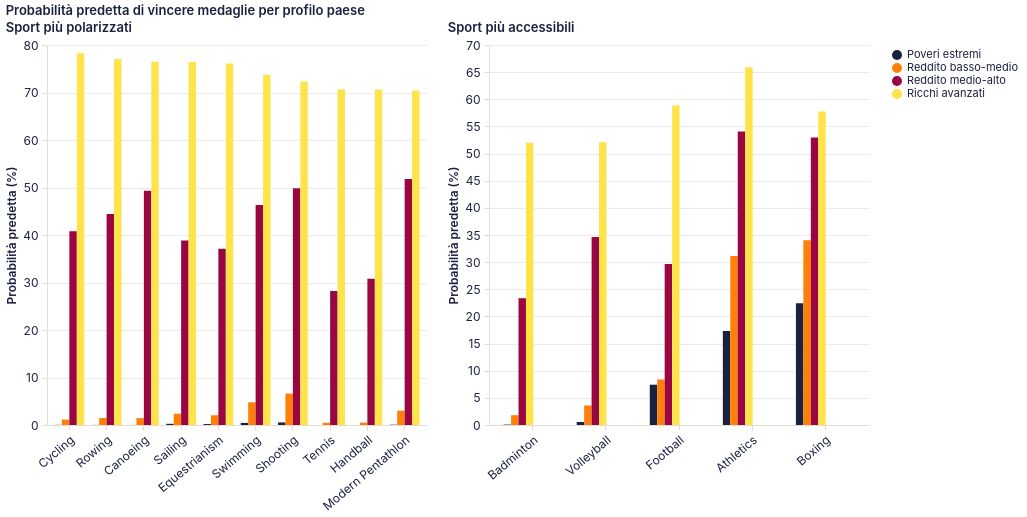

Vega-Lite specification for this chart:
### Vega-Lite specification from a JSON file in a GitHub repository (floating-point values rounded to 4 significant figures)
{"$schema": "https://vega.github.io/schema/vega-lite/v5.20.1.json", "config": {"arc": {"fill": "#1b2140"}, "area": {"fill": "#1b2140", "fillOpacity": 0.15, "line": true}, "axis": {"domainColor": "#e2ddd4", "grid": true, "gridColor": "#e2ddd4", "gridWidth": 0.6, "labelAngle": 0, "labelColor": "#1b2140", "labelFont": "Inter, system-ui, -apple-system, BlinkMacSystemFont, 'Segoe UI', Roboto, sans-serif", "labelFontSize": 12, "labelFontWeight": 400, "labelPadding": 4, "tickColor": "#e2ddd4", "tickSize": 5, "titleColor": "#1b2140", "titleFont": "Inter, system-ui, -apple-system, BlinkMacSystemFont, 'Segoe UI', Roboto, sans-serif", "titleFontSize": 12, "titleFontWeight": 600}, "axisBand": {"grid": false}, "background": "transparent", "bar": {"fill": "#1b2140"}, "legend": {"labelColor": "#1b2140", "labelFont": "Inter, system-ui, -apple-system, BlinkMacSystemFont, 'Segoe UI', Roboto, sans-serif", "labelFontSize": 11, "padding": 4, "symbolType": "circle", "titleColor": "#1b2140", "titleFont": "Inter, system-ui, -apple-system, BlinkMacSystemFont, 'Segoe UI', Roboto, sans-serif", "titleFontSize": 12}, "line": {"stroke": "#1b2140", "strokeWidth": 2}, "mark": {"color": "#1b2140"}, "path": {"stroke": "#1b2140"}, "point": {"fill": "#1b2140", "filled": true}, "range": {"category": ["#1b2140", "#ff8009", "#9a0641", "#ffe34a", "#e7b6af", "#0088b0", "#e03830"]}, "rect": {"fill": "#1b2140"}, "shape": {"stroke": "#1b2140"}, "symbol": {"fill": "#1b2140"}, "title": {"anchor": "start", "color": "#1b2140", "font": "Inter, system-ui, -apple-system, BlinkMacSystemFont, 'Segoe UI', Roboto, sans-serif", "fontSize": 13, "fontWeight": 600, "subtitleColor": "#1b2140", "subtitleFont": "Inter, system-ui, -apple-system, BlinkMacSystemFont, 'Segoe UI', Roboto, sans-serif"}, "view": {"continuousHeight": 300, "continuousWidth": 400, "fill": null, "stroke": null}}, "datasets": {"data-5dcee3cd798e989ab6a5e0c63340b4cf": [{"probabilita": 0.02614, "profilo": "Poveri estremi", "sport": "Cycling"}, {"probabilita": 0.01834, "profilo": "Poveri estremi", "sport": "Rowing"}, {"probabilita": 0.01151, "profilo": "Poveri estremi", "sport": "Canoeing"}, {"probabilita": 0.2514, "profilo": "Poveri estremi", "sport": "Sailing"}, {"probabilita": 0.2019, "profilo": "Poveri estremi", "sport": "Equestrianism"}, {"probabilita": 0.4352, "profilo": "Poveri estremi", "sport": "Swimming"}, {"probabilita": 0.5436, "profilo": "Poveri estremi", "sport": "Shooting"}, {"probabilita": 0.006092, "profilo": "Poveri estremi", "sport": "Tennis"}, {"probabilita": 0.002513, "profilo": "Poveri estremi", "sport": "Handball"}, {"probabilita": 0.06474, "profilo": "Poveri estremi", "sport": "Modern Pentathlon"}, {"probabilita": 1.143, "profilo": "Reddito basso-medio", "sport": "Cycling"}, {"probabilita": 1.482, "profilo": "Reddito basso-medio", "sport": "Rowing"}, {"probabilita": 1.45, "profilo": "Reddito basso-medio", "sport": "Canoeing"}, {"probabilita": 2.382, "profilo": "Reddito basso-medio", "sport": "Sailing"}, {"probabilita": 2.061, "profilo": "Reddito basso-medio", "sport": "Equestrianism"}, {"probabilita": 4.773, "profilo": "Reddito basso-medio", "sport": "Swimming"}, {"probabilita": 6.615, "profilo": "Reddito basso-medio", "sport": "Shooting"}, {"probabilita": 0.471, "profilo": "Reddito basso-medio", "sport": "Tennis"}, {"probabilita": 0.5079, "profilo": "Reddito basso-medio", "sport": "Handball"}, {"probabilita": 3.027, "profilo": "Reddito basso-medio", "sport": "Modern Pentathlon"}, {"probabilita": 40.8, "profilo": "Reddito medio-alto", "sport": "Cycling"}, {"probabilita": 44.42, "profilo": "Reddito medio-alto", "sport": "Rowing"}, {"probabilita": 49.31, "profilo": "Reddito medio-alto", "sport": "Canoeing"}, {"probabilita": 38.87, "profilo": "Reddito medio-alto", "sport": "Sailing"}, {"probabilita": 37.09, "profilo": "Reddito medio-alto", "sport": "Equestrianism"}, {"probabilita": 46.33, "profilo": "Reddito medio-alto", "sport": "Swimming"}, {"probabilita": 49.87, "profilo": "Reddito medio-alto", "sport": "Shooting"}, {"probabilita": 28.19, "profilo": "Reddito medio-alto", "sport": "Tennis"}, {"probabilita": 30.81, "profilo": "Reddito medio-alto", "sport": "Handball"}, {"probabilita": 51.77, "profilo": "Reddito medio-alto", "sport": "Modern Pentathlon"}, {"probabilita": 78.24, "profilo": "Ricchi avanzati", "sport": "Cycling"}, {"probabilita": 77.05, "profilo": "Ricchi avanzati", "sport": "Rowing"}, {"probabilita": 76.47, "profilo": "Ricchi avanzati", "sport": "Canoeing"}, {"probabilita": 76.44, "profilo": "Ricchi avanzati", "sport": "Sailing"}, {"probabilita": 76.11, "profilo": "Ricchi avanzati", "sport": "Equestrianism"}, {"probabilita": 73.72, "profilo": "Ricchi avanzati", "sport": "Swimming"}, {"probabilita": 72.33, "profilo": "Ricchi avanzati", "sport": "Shooting"}, {"probabilita": 70.65, "profilo": "Ricchi avanzati", "sport": "Tennis"}, {"probabilita": 70.59, "profilo": "Ricchi avanzati", "sport": "Handball"}, {"probabilita": 70.4, "profilo": "Ricchi avanzati", "sport": "Modern Pentathlon"}], "data-db8567be01cb2d23a1c91cdb47520d12": [{"probabilita": 0.07544, "profilo": "Poveri estremi", "sport": "Badminton"}, {"probabilita": 0.5552, "profilo": "Poveri estremi", "sport": "Volleyball"}, {"probabilita": 7.424, "profilo": "Poveri estremi", "sport": "Football"}, {"probabilita": 17.33, "profilo": "Poveri estremi", "sport": "Athletics"}, {"probabilita": 22.44, "profilo": "Poveri estremi", "sport": "Boxing"}, {"probabilita": 1.803, "profilo": "Reddito basso-medio", "sport": "Badminton"}, {"probabilita": 3.605, "profilo": "Reddito basso-medio", "sport": "Volleyball"}, {"probabilita": 8.39, "profilo": "Reddito basso-medio", "sport": "Football"}, {"probabilita": 31.12, "profilo": "Reddito basso-medio", "sport": "Athletics"}, {"probabilita": 34.01, "profilo": "Reddito basso-medio", "sport": "Boxing"}, {"probabilita": 23.36, "profilo": "Reddito medio-alto", "sport": "Badminton"}, {"probabilita": 34.65, "profilo": "Reddito medio-alto", "sport": "Volleyball"}, {"probabilita": 29.66, "profilo": "Reddito medio-alto", "sport": "Football"}, {"probabilita": 54.05, "profilo": "Reddito medio-alto", "sport": "Athletics"}, {"probabilita": 52.97, "profilo": "Reddito medio-alto", "sport": "Boxing"}, {"probabilita": 51.99, "profilo": "Ricchi avanzati", "sport": "Badminton"}, {"probabilita": 52.07, "profilo": "Ricchi avanzati", "sport": "Volleyball"}, {"probabilita": 58.84, "profilo": "Ricchi avanzati", "sport": "Football"}, {"probabilita": 65.88, "profilo": "Ricchi avanzati", "sport": "Athletics"}, {"probabilita": 57.76, "profilo": "Ricchi avanzati", "sport": "Boxing"}]}, "hconcat": [{"data": {"name": "data-5dcee3cd798e989ab6a5e0c63340b4cf"}, "encoding": {"color": {"field": "profilo", "scale": {"domain": ["Poveri estremi", "Reddito basso-medio", "Reddito medio-alto", "Ricchi avanzati"], "range": ["#1b2140", "#ff8009", "#9a0641", "#ffe34a"]}, "sort": ["Poveri estremi", "Reddito basso-medio", "Reddito medio-alto", "Ricchi avanzati"], "title": null, "type": "nominal"}, "tooltip": [{"field": "sport", "title": "Sport", "type": "nominal"}, {"field": "profilo", "title": "Profilo paese", "type": "nominal"}, {"field": "probabilita", "format": ".1f", "title": "Probabilità", "type": "quantitative"}], "x": {"axis": {"labelAngle": -40}, "field": "sport", "sort": ["Cycling", "Rowing", "Canoeing", "Sailing", "Equestrianism", "Swimming", "Shooting", "Tennis", "Handball", "Modern Pentathlon"], "title": null, "type": "nominal"}, "xOffset": {"field": "profilo", "sort": ["Poveri estremi", "Reddito basso-medio", "Reddito medio-alto", "Ricchi avanzati"], "type": "nominal"}, "y": {"field": "probabilita", "title": "Probabilità predetta (%)", "type": "quantitative"}}, "height": 380, "mark": {"type": "bar"}, "name": "view_25", "title": "Sport più polarizzati", "width": 380}, {"data": {"name": "data-db8567be01cb2d23a1c91cdb47520d12"}, "encoding": {"color": {"field": "profilo", "scale": {"domain": ["Poveri estremi", "Reddito basso-medio", "Reddito medio-alto", "Ricchi avanzati"], "range": ["#1b2140", "#ff8009", "#9a0641", "#ffe34a"]}, "sort": ["Poveri estremi", "Reddito basso-medio", "Reddito medio-alto", "Ricchi avanzati"], "title": null, "type": "nominal"}, "tooltip": [{"field": "sport", "title": "Sport", "type": "nominal"}, {"field": "profilo", "title": "Profilo paese", "type": "nominal"}, {"field": "probabilita", "format": ".1f", "title": "Probabilità", "type": "quantitative"}], "x": {"axis": {"labelAngle": -40}, "field": "sport", "sort": ["Badminton", "Volleyball", "Football", "Athletics", "Boxing"], "title": null, "type": "nominal"}, "xOffset": {"field": "profilo", "sort": ["Poveri estremi", "Reddito basso-medio", "Reddito medio-alto", "Ricchi avanzati"], "type": "nominal"}, "y": {"field": "probabilita", "title": "Probabilità predetta (%)", "type": "quantitative"}}, "height": 380, "mark": {"type": "bar"}, "name": "view_26", "title": "Sport più accessibili", "width": 380}], "params": [{"bind": "scales", "name": "param_11", "select": {"encodings": ["x", "y"], "type": "interval"}, "views": ["view_25", "view_26"]}], "title": "Probabilità predetta di vincere medaglie per profilo paese"}
